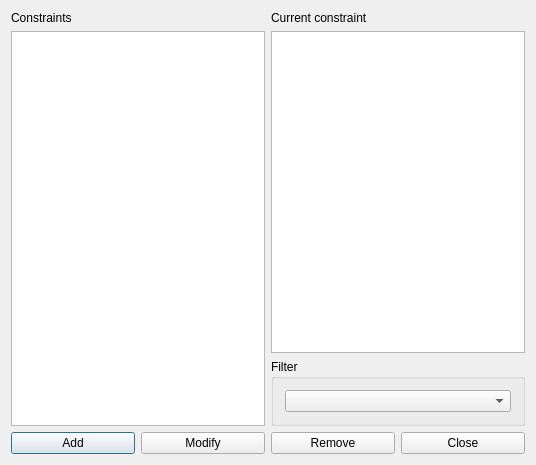
<?xml version="1.0" encoding="UTF-8"?>
<ui version="4.0">
 <class>ConstraintTeacherMaxGapsPerMorningAndAfternoonForm_template</class>
 <widget class="QDialog" name="ConstraintTeacherMaxGapsPerMorningAndAfternoonForm_template">
  <property name="geometry">
   <rect>
    <x>0</x>
    <y>0</y>
    <width>536</width>
    <height>465</height>
   </rect>
  </property>
  <property name="windowTitle">
   <string extracomment="This is the title of the dialog in which you see the list of all constraints of this type">Constraints teacher max gaps per morning and afternoon</string>
  </property>
  <layout class="QGridLayout" name="gridLayout_2">
   <item row="0" column="0" rowspan="2">
    <layout class="QVBoxLayout" name="verticalLayout_2">
     <item>
      <widget class="QLabel" name="constraintsTextLabel">
       <property name="frameShape">
        <enum>QFrame::NoFrame</enum>
       </property>
       <property name="frameShadow">
        <enum>QFrame::Plain</enum>
       </property>
       <property name="text">
        <string>Constraints</string>
       </property>
       <property name="wordWrap">
        <bool>false</bool>
       </property>
      </widget>
     </item>
     <item>
      <widget class="QListWidget" name="constraintsListWidget"/>
     </item>
    </layout>
   </item>
   <item row="0" column="1">
    <layout class="QVBoxLayout" name="verticalLayout">
     <item>
      <widget class="QLabel" name="currentConstraintTextLabel">
       <property name="text">
        <string>Current constraint</string>
       </property>
       <property name="wordWrap">
        <bool>false</bool>
       </property>
      </widget>
     </item>
     <item>
      <widget class="QPlainTextEdit" name="currentConstraintTextEdit"/>
     </item>
    </layout>
   </item>
   <item row="1" column="1">
    <widget class="QGroupBox" name="filterGroupBox">
     <property name="title">
      <string>Filter</string>
     </property>
     <layout class="QGridLayout" name="gridLayout">
      <item row="0" column="0">
       <widget class="QComboBox" name="teachersComboBox"/>
      </item>
     </layout>
    </widget>
   </item>
   <item row="2" column="0" colspan="2">
    <layout class="QHBoxLayout" name="horizontalLayout">
     <item>
      <widget class="QPushButton" name="addConstraintPushButton">
       <property name="text">
        <string>Add</string>
       </property>
      </widget>
     </item>
     <item>
      <widget class="QPushButton" name="modifyConstraintPushButton">
       <property name="text">
        <string>Modify</string>
       </property>
      </widget>
     </item>
     <item>
      <widget class="QPushButton" name="removeConstraintPushButton">
       <property name="text">
        <string>Remove</string>
       </property>
      </widget>
     </item>
     <item>
      <widget class="QPushButton" name="closePushButton">
       <property name="text">
        <string>Close</string>
       </property>
      </widget>
     </item>
    </layout>
   </item>
  </layout>
 </widget>
 <layoutdefault spacing="6" margin="11"/>
 <resources/>
 <connections/>
</ui>
